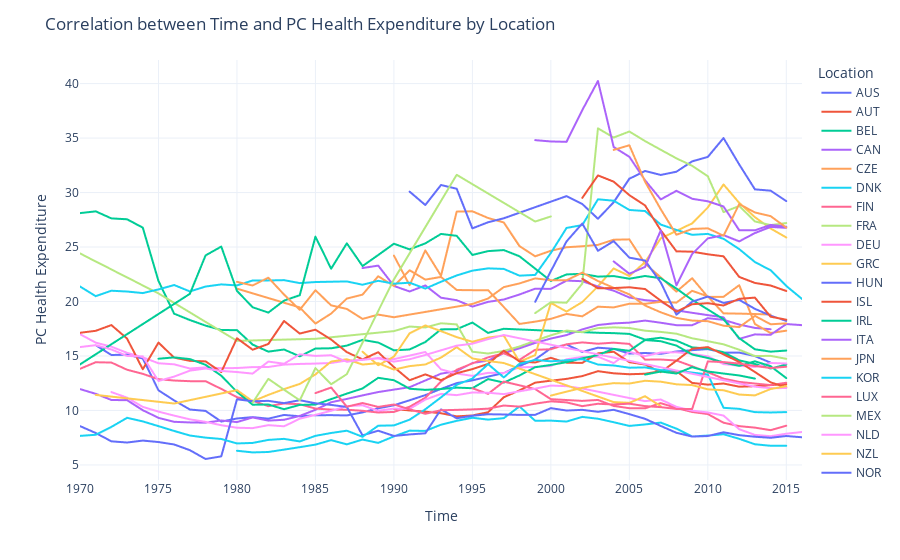

The notebook cell this image was saved under:
### Code cell
#Correlation between time and health expenditure (represented by PC_HEALTHXP) across different locations
fig = px.line(df_file, x='TIME', y='PC_HEALTHXP', color='LOCATION')
fig.update_layout(
    title='Correlation between Time and PC Health Expenditure by Location',
    xaxis_title='Time',
    yaxis_title='PC Health Expenditure',
    legend_title='Location'
)
fig.show()

### Figure 1 — Plotly figure (JSON) as saved in the notebook; plotly's stock layout.template omitted (floating-point values rounded to 4 significant figures)
{"data": [{"hovertemplate": "LOCATION=AUS<br>TIME=%{x}<br>PC_HEALTHXP=%{y}<extra></extra>", "legendgroup": "AUS", "line": {"color": "#636efa", "dash": "solid"}, "marker": {"symbol": "circle"}, "mode": "lines", "name": "AUS", "showlegend": true, "type": "scattergl", "x": [1971, 1972, 1973, 1974, 1975, 1976, 1977, 1978, 1979, 1980, 1981, 1982, 1983, 1984, 1985, 1986, 1987, 1988, 1989, 1990, 1991, 1992, 1993, 1994, 1995, 1996, 1997, 1998, 1999, 2000, 2001, 2002, 2003, 2004, 2005, 2006, 2007, 2008, 2009, 2010, 2011, 2012, 2013, 2014], "xaxis": "x", "y": [15.99, 15.09, 15.12, 14.77, 11.85, 10.92, 10.09, 9.958, 8.981, 9.263, 9.388, 9.248, 9.589, 9.465, 9.56, 9.568, 9.543, 9.823, 10.2, 10.47, 10.94, 11.41, 11.98, 12.51, 12.76, 13.11, 13.44, 14.08, 14.68, 15.7, 16.06, 15.37, 15.76, 15.66, 15.22, 15.28, 15.2, 15.41, 15.54, 15.63, 15.31, 15.31, 14.99, 14.39], "yaxis": "y"}, {"hovertemplate": "LOCATION=AUT<br>TIME=%{x}<br>PC_HEALTHXP=%{y}<extra></extra>", "legendgroup": "AUT", "line": {"color": "#EF553B", "dash": "solid"}, "marker": {"symbol": "circle"}, "mode": "lines", "name": "AUT", "showlegend": true, "type": "scattergl", "x": [1990, 1991, 1992, 1993, 1994, 1995, 1996, 1997, 1998, 1999, 2000, 2001, 2002, 2003, 2004, 2005, 2006, 2007, 2008, 2009, 2010, 2011, 2012, 2013, 2014, 2015], "xaxis": "x", "y": [10.13, 10.0, 9.889, 9.746, 9.457, 9.542, 9.839, 11.21, 11.84, 12.55, 12.73, 12.9, 13.15, 13.61, 13.41, 13.32, 13.37, 13.61, 13.61, 12.53, 12.37, 12.47, 12.18, 12.22, 12.32, 12.41], "yaxis": "y"}, {"hovertemplate": "LOCATION=BEL<br>TIME=%{x}<br>PC_HEALTHXP=%{y}<extra></extra>", "legendgroup": "BEL", "line": {"color": "#00cc96", "dash": "solid"}, "marker": {"symbol": "circle"}, "mode": "lines", "name": "BEL", "showlegend": true, "type": "scattergl", "x": [1970, 1971, 1972, 1973, 1974, 1975, 1976, 1977, 1978, 1979, 1980, 1981, 1982, 1983, 1984, 1985, 1986, 1987, 1988, 1989, 1990, 1991, 1992, 1993, 1994, 1995, 1996, 1997, 2003, 2004, 2005, 2006, 2007, 2008, 2009, 2010, 2011, 2012, 2013, 2014, 2015], "xaxis": "x", "y": [28.11, 28.27, 27.63, 27.55, 26.78, 21.89, 18.88, 18.3, 17.79, 17.39, 17.37, 16.04, 15.4, 15.59, 14.97, 15.68, 15.71, 15.95, 16.48, 16.23, 15.52, 15.6, 16.28, 17.45, 17.46, 18.07, 17.12, 17.5, 17.13, 17.1, 17.03, 16.5, 16.68, 16.41, 15.79, 15.68, 15.35, 14.6, 14.27, 13.85, 14.21], "yaxis": "y"}, {"hovertemplate": "LOCATION=CAN<br>TIME=%{x}<br>PC_HEALTHXP=%{y}<extra></extra>", "legendgroup": "CAN", "line": {"color": "#ab63fa", "dash": "solid"}, "marker": {"symbol": "circle"}, "mode": "lines", "name": "CAN", "showlegend": true, "type": "scattergl", "x": [1970, 1971, 1972, 1973, 1974, 1975, 1976, 1977, 1978, 1979, 1980, 1981, 1982, 1983, 1984, 1985, 1986, 1987, 1988, 1989, 1990, 1991, 1992, 1993, 1994, 1995, 1996, 1997, 1998, 1999, 2000, 2001, 2002, 2003, 2004, 2005, 2006, 2007, 2008, 2009, 2010, 2011, 2012, 2013, 2014], "xaxis": "x", "y": [11.96, 11.53, 10.96, 10.94, 10.03, 9.319, 8.957, 8.9, 8.882, 9.081, 8.934, 9.357, 9.071, 9.145, 9.5, 10.06, 10.76, 11.06, 11.38, 11.69, 11.91, 12.13, 12.75, 13.38, 13.61, 14.36, 14.58, 15.26, 15.7, 16.2, 16.6, 16.92, 17.44, 17.84, 17.99, 18.06, 18.25, 18.05, 17.83, 17.82, 18.47, 18.32, 17.88, 17.57, 17.45], "yaxis": "y"}, {"hovertemplate": "LOCATION=CZE<br>TIME=%{x}<br>PC_HEALTHXP=%{y}<extra></extra>", "legendgroup": "CZE", "line": {"color": "#FFA15A", "dash": "solid"}, "marker": {"symbol": "circle"}, "mode": "lines", "name": "CZE", "showlegend": true, "type": "scattergl", "x": [1990, 1991, 1992, 1993, 1994, 1995, 1996, 1997, 1998, 1999, 2000, 2001, 2002, 2003, 2004, 2005, 2006, 2007, 2008, 2009, 2010, 2011, 2012, 2013, 2014, 2015], "xaxis": "x", "y": [24.21, 21.5, 24.69, 22.36, 28.25, 28.28, 27.66, 27.25, 25.09, 24.15, 24.66, 24.98, 25.07, 25.2, 25.67, 25.7, 23.48, 22.21, 20.91, 22.14, 20.42, 20.43, 21.5, 17.93, 17.11, 17.32], "yaxis": "y"}, {"hovertemplate": "LOCATION=DNK<br>TIME=%{x}<br>PC_HEALTHXP=%{y}<extra></extra>", "legendgroup": "DNK", "line": {"color": "#19d3f3", "dash": "solid"}, "marker": {"symbol": "circle"}, "mode": "lines", "name": "DNK", "showlegend": true, "type": "scattergl", "x": [1980, 1981, 1982, 1983, 1984, 1985, 1986, 1987, 1988, 1989, 1990, 1991, 1992, 1993, 1994, 1995, 1996, 1997, 1998, 1999, 2000, 2001, 2002, 2003, 2004, 2005, 2006, 2007, 2008, 2009, 2010, 2011, 2012, 2013, 2014, 2015], "xaxis": "x", "y": [6.301, 6.149, 6.189, 6.407, 6.631, 6.864, 7.276, 6.888, 7.33, 7.023, 7.621, 8.145, 8.123, 8.692, 9.047, 9.329, 9.16, 9.295, 10.37, 9.051, 9.068, 8.983, 9.409, 9.241, 8.921, 8.58, 8.718, 8.886, 8.328, 7.613, 7.696, 7.819, 7.395, 6.896, 6.757, 6.758], "yaxis": "y"}, {"hovertemplate": "LOCATION=FIN<br>TIME=%{x}<br>PC_HEALTHXP=%{y}<extra></extra>", "legendgroup": "FIN", "line": {"color": "#FF6692", "dash": "solid"}, "marker": {"symbol": "circle"}, "mode": "lines", "name": "FIN", "showlegend": true, "type": "scattergl", "x": [1970, 1971, 1972, 1973, 1974, 1975, 1976, 1977, 1978, 1979, 1980, 1981, 1982, 1983, 1984, 1985, 1986, 1987, 1988, 1989, 1990, 1991, 1992, 1993, 1994, 1995, 1996, 1997, 1998, 1999, 2000, 2001, 2002, 2003, 2004, 2005, 2006, 2007, 2008, 2009, 2010, 2011, 2012, 2013, 2014, 2015], "xaxis": "x", "y": [13.82, 14.43, 14.4, 13.74, 13.36, 12.87, 12.75, 12.69, 12.69, 11.98, 11.22, 10.9, 10.39, 10.64, 10.57, 10.17, 10.08, 10.07, 9.968, 9.812, 9.864, 10.34, 11.17, 12.65, 13.73, 14.32, 14.88, 15.24, 14.65, 15.57, 15.62, 16.08, 16.25, 16.13, 16.22, 16.11, 14.67, 14.68, 14.59, 14.06, 13.51, 12.92, 12.62, 12.47, 12.33, 12.55], "yaxis": "y"}, {"hovertemplate": "LOCATION=FRA<br>TIME=%{x}<br>PC_HEALTHXP=%{y}<extra></extra>", "legendgroup": "FRA", "line": {"color": "#B6E880", "dash": "solid"}, "marker": {"symbol": "circle"}, "mode": "lines", "name": "FRA", "showlegend": true, "type": "scattergl", "x": [1970, 1975, 1980, 1985, 1990, 1991, 1992, 1993, 1994, 1995, 1996, 1997, 1998, 1999, 2000, 2001, 2002, 2003, 2004, 2005, 2006, 2007, 2008, 2009, 2010, 2011, 2012, 2013, 2014, 2015], "xaxis": "x", "y": [24.41, 20.74, 16.39, 16.58, 17.28, 17.7, 17.62, 18.0, 17.9, 15.39, 15.22, 15.46, 15.87, 16.39, 16.9, 17.33, 17.19, 17.56, 17.63, 17.57, 17.32, 17.21, 17.04, 16.62, 16.36, 16.07, 15.57, 14.99, 15.01, 14.74], "yaxis": "y"}, {"hovertemplate": "LOCATION=DEU<br>TIME=%{x}<br>PC_HEALTHXP=%{y}<extra></extra>", "legendgroup": "DEU", "line": {"color": "#FF97FF", "dash": "solid"}, "marker": {"symbol": "circle"}, "mode": "lines", "name": "DEU", "showlegend": true, "type": "scattergl", "x": [1970, 1971, 1972, 1973, 1974, 1975, 1976, 1977, 1978, 1979, 1980, 1981, 1982, 1983, 1984, 1985, 1986, 1987, 1988, 1989, 1990, 1992, 1993, 1994, 1995, 1996, 1997, 1998, 1999, 2000, 2001, 2002, 2003, 2004, 2005, 2006, 2007, 2008, 2009, 2010, 2011, 2012, 2013, 2014, 2015], "xaxis": "x", "y": [17.0, 16.23, 15.85, 15.29, 14.88, 14.33, 14.23, 13.85, 13.96, 13.88, 13.89, 13.98, 13.99, 14.21, 14.27, 14.3, 14.36, 14.59, 14.63, 14.82, 14.71, 15.37, 13.77, 13.39, 13.18, 13.46, 13.44, 13.96, 14.0, 14.08, 14.69, 14.92, 14.94, 14.35, 15.39, 14.98, 15.32, 15.34, 15.21, 14.97, 14.26, 14.1, 13.99, 14.36, 14.31], "yaxis": "y"}, {"hovertemplate": "LOCATION=GRC<br>TIME=%{x}<br>PC_HEALTHXP=%{y}<extra></extra>", "legendgroup": "GRC", "line": {"color": "#FECB52", "dash": "solid"}, "marker": {"symbol": "circle"}, "mode": "lines", "name": "GRC", "showlegend": true, "type": "scattergl", "x": [1988, 1989, 1990, 1991, 1992, 1993, 1994, 1995, 1996, 1997, 1998, 1999, 2000, 2001, 2002, 2003, 2004, 2005, 2006, 2007, 2009, 2010, 2011, 2012, 2013, 2014, 2015], "xaxis": "x", "y": [15.39, 14.15, 14.94, 17.08, 17.8, 17.28, 16.73, 16.3, 16.69, 16.87, 14.47, 15.08, 19.87, 19.07, 19.95, 21.39, 23.04, 22.34, 23.61, 25.8, 27.17, 28.63, 30.74, 29.05, 27.74, 26.7, 25.88], "yaxis": "y"}, {"hovertemplate": "LOCATION=HUN<br>TIME=%{x}<br>PC_HEALTHXP=%{y}<extra></extra>", "legendgroup": "HUN", "line": {"color": "#636efa", "dash": "solid"}, "marker": {"symbol": "circle"}, "mode": "lines", "name": "HUN", "showlegend": true, "type": "scattergl", "x": [1991, 1992, 1993, 1994, 1995, 1996, 1997, 2001, 2002, 2003, 2004, 2005, 2006, 2007, 2008, 2009, 2010, 2011, 2012, 2013, 2014, 2015], "xaxis": "x", "y": [30.08, 28.86, 30.69, 30.35, 26.71, 27.27, 27.64, 29.67, 28.95, 27.59, 29.11, 31.27, 31.98, 31.62, 31.91, 32.86, 33.27, 35.0, 32.58, 30.29, 30.17, 29.21], "yaxis": "y"}, {"hovertemplate": "LOCATION=ISL<br>TIME=%{x}<br>PC_HEALTHXP=%{y}<extra></extra>", "legendgroup": "ISL", "line": {"color": "#EF553B", "dash": "solid"}, "marker": {"symbol": "circle"}, "mode": "lines", "name": "ISL", "showlegend": true, "type": "scattergl", "x": [1970, 1971, 1972, 1973, 1974, 1975, 1976, 1977, 1978, 1979, 1980, 1981, 1982, 1983, 1984, 1985, 1986, 1987, 1988, 1989, 1990, 1991, 1992, 1993, 1994, 1995, 1996, 1997, 1998, 1999, 2000, 2001, 2002, 2003, 2004, 2005, 2006, 2007, 2008, 2009, 2010, 2011, 2012, 2013, 2014, 2015], "xaxis": "x", "y": [17.13, 17.31, 17.84, 16.6, 13.78, 16.23, 14.85, 14.55, 14.51, 13.52, 16.63, 15.58, 16.1, 18.21, 17.06, 17.41, 16.51, 15.35, 14.69, 15.35, 13.98, 12.78, 13.31, 12.78, 13.42, 13.79, 14.28, 15.49, 14.5, 14.4, 14.83, 14.38, 14.37, 15.24, 15.39, 14.43, 14.22, 13.51, 14.57, 15.66, 15.81, 15.15, 14.45, 13.53, 12.58, 12.13], "yaxis": "y"}, {"hovertemplate": "LOCATION=IRL<br>TIME=%{x}<br>PC_HEALTHXP=%{y}<extra></extra>", "legendgroup": "IRL", "line": {"color": "#00cc96", "dash": "solid"}, "marker": {"symbol": "circle"}, "mode": "lines", "name": "IRL", "showlegend": true, "type": "scattergl", "x": [1975, 1976, 1977, 1978, 1979, 1980, 1981, 1982, 1983, 1984, 1985, 1986, 1987, 1988, 1989, 1990, 1991, 1992, 1993, 1994, 1995, 1996, 1997, 1998, 1999, 2000, 2001, 2002, 2003, 2004, 2005, 2006, 2007, 2008, 2009, 2010, 2011, 2012, 2013, 2014, 2015], "xaxis": "x", "y": [14.75, 14.87, 14.72, 14.19, 13.19, 11.71, 10.53, 10.55, 10.12, 10.51, 10.54, 11.04, 11.55, 12.02, 12.99, 12.78, 11.99, 11.89, 11.97, 12.1, 12.04, 12.88, 12.56, 13.21, 13.97, 14.18, 14.44, 14.78, 15.09, 15.65, 15.47, 16.46, 16.36, 15.95, 15.13, 14.81, 14.41, 14.09, 14.51, 14.06, 12.97], "yaxis": "y"}, {"hovertemplate": "LOCATION=ITA<br>TIME=%{x}<br>PC_HEALTHXP=%{y}<extra></extra>", "legendgroup": "ITA", "line": {"color": "#ab63fa", "dash": "solid"}, "marker": {"symbol": "circle"}, "mode": "lines", "name": "ITA", "showlegend": true, "type": "scattergl", "x": [1988, 1989, 1990, 1991, 1992, 1993, 1994, 1995, 1996, 1997, 1998, 1999, 2000, 2001, 2002, 2003, 2004, 2005, 2006, 2007, 2008, 2009, 2010, 2011, 2012, 2013, 2014, 2015, 2016], "xaxis": "x", "y": [23.07, 23.29, 21.43, 20.92, 21.47, 20.35, 20.12, 19.53, 19.97, 20.18, 20.64, 21.18, 21.16, 21.92, 21.86, 21.38, 21.0, 20.37, 20.12, 20.0, 19.18, 18.96, 18.75, 18.54, 16.57, 16.98, 16.94, 17.93, 17.83], "yaxis": "y"}, {"hovertemplate": "LOCATION=JPN<br>TIME=%{x}<br>PC_HEALTHXP=%{y}<extra></extra>", "legendgroup": "JPN", "line": {"color": "#FFA15A", "dash": "solid"}, "marker": {"symbol": "circle"}, "mode": "lines", "name": "JPN", "showlegend": true, "type": "scattergl", "x": [1980, 1984, 1985, 1986, 1987, 1988, 1989, 1990, 1991, 1992, 1993, 1994, 1995, 1996, 1997, 1998, 1999, 2000, 2001, 2002, 2003, 2004, 2005, 2006, 2007, 2008, 2009, 2010, 2011, 2012, 2013, 2014], "xaxis": "x", "y": [21.18, 19.46, 17.97, 18.89, 20.27, 20.63, 22.32, 21.42, 22.87, 22.01, 22.25, 21.06, 21.04, 21.04, 19.5, 17.94, 18.15, 18.41, 18.86, 18.64, 19.53, 19.46, 19.79, 19.79, 19.97, 19.9, 20.98, 20.47, 18.91, 18.89, 18.85, 18.8], "yaxis": "y"}, {"hovertemplate": "LOCATION=KOR<br>TIME=%{x}<br>PC_HEALTHXP=%{y}<extra></extra>", "legendgroup": "KOR", "line": {"color": "#19d3f3", "dash": "solid"}, "marker": {"symbol": "circle"}, "mode": "lines", "name": "KOR", "showlegend": true, "type": "scattergl", "x": [1970, 1971, 1972, 1973, 1974, 1975, 1976, 1977, 1978, 1979, 1980, 1981, 1982, 1983, 1984, 1985, 1986, 1987, 1988, 1989, 1990, 1991, 1992, 1993, 1994, 1995, 1996, 1997, 1998, 1999, 2000, 2001, 2002, 2003, 2004, 2005, 2006, 2007, 2008, 2009, 2010, 2011, 2012, 2013, 2014, 2015, 2016], "xaxis": "x", "y": [21.38, 20.49, 20.99, 20.92, 20.77, 21.11, 21.51, 20.92, 21.37, 21.57, 21.48, 21.93, 21.93, 21.96, 21.69, 21.79, 21.82, 21.84, 21.54, 21.9, 21.64, 21.73, 21.19, 21.81, 22.39, 22.83, 23.04, 22.99, 22.37, 22.44, 24.45, 26.75, 27.02, 29.38, 29.25, 28.4, 28.3, 27.06, 26.57, 26.12, 26.2, 25.75, 24.81, 23.62, 22.87, 21.43, 20.23], "yaxis": "y"}, {"hovertemplate": "LOCATION=LUX<br>TIME=%{x}<br>PC_HEALTHXP=%{y}<extra></extra>", "legendgroup": "LUX", "line": {"color": "#FF6692", "dash": "solid"}, "marker": {"symbol": "circle"}, "mode": "lines", "name": "LUX", "showlegend": true, "type": "scattergl", "x": [1995, 1996, 1997, 1998, 1999, 2000, 2001, 2002, 2003, 2004, 2005, 2006, 2007, 2008, 2009, 2010, 2011, 2012, 2013, 2014, 2015], "xaxis": "x", "y": [12.04, 11.52, 12.65, 12.31, 11.96, 11.04, 10.96, 10.88, 10.96, 10.41, 10.21, 10.2, 10.67, 10.23, 9.86, 9.668, 8.877, 8.56, 8.424, 8.192, 8.601], "yaxis": "y"}, {"hovertemplate": "LOCATION=MEX<br>TIME=%{x}<br>PC_HEALTHXP=%{y}<extra></extra>", "legendgroup": "MEX", "line": {"color": "#B6E880", "dash": "solid"}, "marker": {"symbol": "circle"}, "mode": "lines", "name": "MEX", "showlegend": true, "type": "scattergl", "x": [1999, 2000, 2001, 2002, 2003, 2004, 2005, 2006, 2007, 2008, 2009, 2010, 2011, 2012, 2013, 2014, 2015], "xaxis": "x", "y": [18.93, 19.94, 19.89, 21.64, 35.89, 35.05, 35.6, 34.73, 33.93, 33.14, 32.45, 31.5, 28.2, 28.77, 27.35, 27.01, 27.2], "yaxis": "y"}, {"hovertemplate": "LOCATION=NLD<br>TIME=%{x}<br>PC_HEALTHXP=%{y}<extra></extra>", "legendgroup": "NLD", "line": {"color": "#FF97FF", "dash": "solid"}, "marker": {"symbol": "circle"}, "mode": "lines", "name": "NLD", "showlegend": true, "type": "scattergl", "x": [1972, 1973, 1974, 1975, 1976, 1977, 1978, 1979, 1980, 1981, 1982, 1983, 1984, 1985, 1986, 1987, 1988, 1989, 1990, 1991, 1992, 1993, 1994, 1995, 1996, 1997, 1998, 1999, 2000, 2001, 2002, 2005, 2006, 2007, 2008, 2009, 2010, 2011, 2012, 2013, 2014, 2015, 2016], "xaxis": "x", "y": [11.69, 11.18, 10.33, 9.894, 9.525, 9.183, 8.954, 8.645, 8.412, 8.378, 8.651, 8.547, 9.244, 9.595, 9.969, 10.4, 10.47, 9.973, 10.17, 10.14, 11.0, 11.52, 11.41, 11.65, 11.63, 11.5, 11.76, 12.0, 12.29, 12.23, 12.02, 11.14, 10.86, 11.0, 10.33, 9.983, 9.817, 9.53, 8.277, 7.757, 7.638, 7.865, 8.024], "yaxis": "y"}, {"hovertemplate": "LOCATION=NZL<br>TIME=%{x}<br>PC_HEALTHXP=%{y}<extra></extra>", "legendgroup": "NZL", "line": {"color": "#FECB52", "dash": "solid"}, "marker": {"symbol": "circle"}, "mode": "lines", "name": "NZL", "showlegend": true, "type": "scattergl", "x": [1971, 1976, 1980, 1981, 1982, 1983, 1984, 1985, 1986, 1987, 1988, 1989, 1990, 1991, 1992, 1993, 1994, 1995, 1996, 1997, 2004, 2005, 2006, 2007], "xaxis": "x", "y": [11.43, 10.64, 11.87, 10.84, 11.43, 11.96, 12.43, 13.31, 14.49, 14.7, 14.21, 14.34, 13.75, 14.07, 14.22, 14.85, 15.81, 14.78, 14.54, 14.36, 10.77, 10.7, 11.31, 10.39], "yaxis": "y"}, {"hovertemplate": "LOCATION=NOR<br>TIME=%{x}<br>PC_HEALTHXP=%{y}<extra></extra>", "legendgroup": "NOR", "line": {"color": "#636efa", "dash": "solid"}, "marker": {"symbol": "circle"}, "mode": "lines", "name": "NOR", "showlegend": true, "type": "scattergl", "x": [1970, 1971, 1972, 1973, 1974, 1975, 1976, 1977, 1978, 1979, 1980, 1981, 1982, 1983, 1984, 1985, 1986, 1987, 1988, 1989, 1990, 1991, 1992, 1993, 1994, 1995, 1996, 1997, 1998, 1999, 2000, 2001, 2002, 2003, 2004, 2005, 2006, 2007, 2008, 2009, 2010, 2011, 2012, 2013, 2014, 2015, 2016], "xaxis": "x", "y": [8.564, 7.933, 7.166, 7.057, 7.236, 7.103, 6.876, 6.355, 5.545, 5.787, 11.02, 10.85, 10.88, 10.67, 10.94, 10.66, 10.51, 10.32, 7.712, 8.141, 7.659, 7.799, 7.903, 10.1, 9.282, 9.514, 9.653, 9.633, 9.592, 9.601, 10.21, 9.993, 10.06, 9.877, 10.06, 9.662, 9.232, 8.579, 7.95, 7.606, 7.653, 7.998, 7.733, 7.589, 7.49, 7.655, 7.539], "yaxis": "y"}, {"hovertemplate": "LOCATION=POL<br>TIME=%{x}<br>PC_HEALTHXP=%{y}<extra></extra>", "legendgroup": "POL", "line": {"color": "#EF553B", "dash": "solid"}, "marker": {"symbol": "circle"}, "mode": "lines", "name": "POL", "showlegend": true, "type": "scattergl", "x": [2002, 2003, 2004, 2005, 2006, 2007, 2008, 2009, 2010, 2011, 2012, 2013, 2014, 2015], "xaxis": "x", "y": [29.51, 31.57, 31, 29.76, 28.82, 26.54, 24.61, 24.57, 24.33, 24.15, 22.25, 21.7, 21.47, 20.97], "yaxis": "y"}, {"hovertemplate": "LOCATION=PRT<br>TIME=%{x}<br>PC_HEALTHXP=%{y}<extra></extra>", "legendgroup": "PRT", "line": {"color": "#00cc96", "dash": "solid"}, "marker": {"symbol": "circle"}, "mode": "lines", "name": "PRT", "showlegend": true, "type": "scattergl", "x": [1970, 1977, 1978, 1979, 1980, 1981, 1982, 1983, 1984, 1985, 1986, 1987, 1988, 1989, 1990, 1991, 1992, 1993, 1994, 1995, 1996, 1997, 1998, 2000, 2001, 2002, 2003, 2004, 2005, 2006, 2007, 2008, 2009, 2010, 2011, 2012, 2013, 2014, 2015], "xaxis": "x", "y": [14.23, 20.71, 24.23, 25.04, 20.98, 19.47, 18.98, 20.08, 20.58, 25.95, 23.01, 25.34, 23.25, 24.27, 25.3, 24.79, 25.34, 26.2, 26.03, 24.27, 24.63, 24.72, 24.15, 21.88, 22.49, 22.54, 22.28, 22.34, 22.09, 22.34, 22.14, 21.18, 20.15, 19.27, 18.37, 16.64, 15.61, 15.4, 15.5], "yaxis": "y"}, {"hovertemplate": "LOCATION=SVK<br>TIME=%{x}<br>PC_HEALTHXP=%{y}<extra></extra>", "legendgroup": "SVK", "line": {"color": "#ab63fa", "dash": "solid"}, "marker": {"symbol": "circle"}, "mode": "lines", "name": "SVK", "showlegend": true, "type": "scattergl", "x": [1999, 2000, 2001, 2002, 2003, 2004, 2005, 2006, 2007, 2008, 2009, 2010, 2011, 2012, 2013, 2014, 2015], "xaxis": "x", "y": [34.81, 34.69, 34.66, 37.56, 40.24, 34.19, 33.28, 31.13, 29.37, 30.16, 29.43, 29.2, 28.72, 26.54, 26.54, 27.03, 26.87], "yaxis": "y"}, {"hovertemplate": "LOCATION=ESP<br>TIME=%{x}<br>PC_HEALTHXP=%{y}<extra></extra>", "legendgroup": "ESP", "line": {"color": "#FFA15A", "dash": "solid"}, "marker": {"symbol": "circle"}, "mode": "lines", "name": "ESP", "showlegend": true, "type": "scattergl", "x": [1980, 1981, 1982, 1983, 1984, 1985, 1986, 1987, 1988, 1989, 1990, 1995, 1996, 1997, 1998, 1999, 2000, 2001, 2002, 2003, 2004, 2005, 2006, 2007, 2008, 2009, 2010, 2011, 2012, 2013, 2014, 2015], "xaxis": "x", "y": [21.81, 21.47, 22.19, 20.64, 19.24, 21.03, 19.65, 19.32, 18.4, 18.8, 18.56, 19.77, 20.27, 21.32, 21.66, 22.12, 21.96, 21.95, 22.65, 21.88, 21.26, 20.65, 19.64, 19.01, 18.49, 18.25, 18.19, 17.78, 17.65, 18.68, 17.91, 18.0], "yaxis": "y"}, {"hovertemplate": "LOCATION=SWE<br>TIME=%{x}<br>PC_HEALTHXP=%{y}<extra></extra>", "legendgroup": "SWE", "line": {"color": "#19d3f3", "dash": "solid"}, "marker": {"symbol": "circle"}, "mode": "lines", "name": "SWE", "showlegend": true, "type": "scattergl", "x": [1970, 1971, 1972, 1973, 1974, 1975, 1976, 1977, 1978, 1979, 1980, 1981, 1982, 1983, 1984, 1985, 1986, 1987, 1988, 1989, 1990, 1991, 1992, 1993, 1994, 1995, 1996, 1997, 1998, 1999, 2000, 2001, 2002, 2003, 2004, 2005, 2006, 2007, 2008, 2009, 2010, 2011, 2012, 2013, 2014, 2015], "xaxis": "x", "y": [7.666, 7.768, 8.49, 9.326, 8.995, 8.56, 8.118, 7.701, 7.507, 7.381, 6.974, 7.019, 7.298, 7.393, 7.157, 7.671, 7.933, 8.143, 7.585, 8.6, 8.628, 9.154, 10.11, 11.2, 12.36, 12.93, 14.25, 13.03, 14.29, 14.63, 14.51, 14.61, 14.71, 14.21, 14.13, 13.92, 13.95, 13.7, 13.65, 13.47, 13.3, 10.24, 10.15, 9.846, 9.816, 9.851], "yaxis": "y"}, {"hovertemplate": "LOCATION=CHE<br>TIME=%{x}<br>PC_HEALTHXP=%{y}<extra></extra>", "legendgroup": "CHE", "line": {"color": "#FF6692", "dash": "solid"}, "marker": {"symbol": "circle"}, "mode": "lines", "name": "CHE", "showlegend": true, "type": "scattergl", "x": [1985, 1986, 1987, 1988, 1989, 1990, 1991, 1992, 1993, 1994, 1995, 1996, 1997, 1998, 1999, 2000, 2001, 2002, 2003, 2004, 2005, 2006, 2007, 2008, 2009, 2010, 2011, 2012, 2013, 2014, 2015], "xaxis": "x", "y": [11.59, 12.11, 10.34, 10.68, 10.33, 10.55, 10.11, 9.692, 10.02, 10.05, 10.1, 10.16, 10.45, 10.35, 10.62, 10.84, 10.74, 10.39, 10.62, 10.55, 10.62, 10.4, 10.3, 10.14, 10.13, 14.5, 14.44, 14.31, 14.08, 13.89, 14.01], "yaxis": "y"}, {"hovertemplate": "LOCATION=TUR<br>TIME=%{x}<br>PC_HEALTHXP=%{y}<extra></extra>", "legendgroup": "TUR", "line": {"color": "#B6E880", "dash": "solid"}, "marker": {"symbol": "circle"}, "mode": "lines", "name": "TUR", "showlegend": true, "type": "scattergl", "x": [1981, 1982, 1983, 1984, 1985, 1986, 1987, 1990, 1994, 1999, 2000], "xaxis": "x", "y": [10.71, 12.9, 11.9, 10.94, 13.89, 12.4, 13.33, 22.02, 31.63, 27.34, 27.81], "yaxis": "y"}, {"hovertemplate": "LOCATION=GBR<br>TIME=%{x}<br>PC_HEALTHXP=%{y}<extra></extra>", "legendgroup": "GBR", "line": {"color": "#FF97FF", "dash": "solid"}, "marker": {"symbol": "circle"}, "mode": "lines", "name": "GBR", "showlegend": true, "type": "scattergl", "x": [1970, 1971, 1972, 1973, 1974, 1975, 1976, 1977, 1978, 1979, 1980, 1981, 1982, 1983, 1984, 1985, 1986, 1987, 1988, 1989, 1990, 1991, 1992, 1993, 1994, 1995, 1996, 1997, 2013, 2014, 2015], "xaxis": "x", "y": [15.82, 15.99, 15.6, 15.01, 14.96, 12.71, 13.11, 13.65, 13.85, 13.63, 13.53, 13.38, 14.49, 14.29, 15.16, 15.01, 15.07, 14.47, 14.66, 14.78, 14.48, 14.7, 15.09, 15.52, 15.95, 16.13, 16.55, 16.93, 12.19, 12.05, 12.06], "yaxis": "y"}, {"hovertemplate": "LOCATION=USA<br>TIME=%{x}<br>PC_HEALTHXP=%{y}<extra></extra>", "legendgroup": "USA", "line": {"color": "#FECB52", "dash": "solid"}, "marker": {"symbol": "circle"}, "mode": "lines", "name": "USA", "showlegend": true, "type": "scattergl", "x": [2000, 2001, 2002, 2003, 2004, 2005, 2006, 2007, 2008, 2009, 2010, 2011, 2012, 2013, 2014, 2015], "xaxis": "x", "y": [11.37, 11.73, 12.07, 12.33, 12.51, 12.47, 12.72, 12.64, 12.4, 12.33, 11.94, 11.86, 11.46, 11.38, 11.97, 12.23], "yaxis": "y"}, {"hovertemplate": "LOCATION=EST<br>TIME=%{x}<br>PC_HEALTHXP=%{y}<extra></extra>", "legendgroup": "EST", "line": {"color": "#636efa", "dash": "solid"}, "marker": {"symbol": "circle"}, "mode": "lines", "name": "EST", "showlegend": true, "type": "scattergl", "x": [1999, 2000, 2001, 2002, 2003, 2004, 2005, 2006, 2007, 2008, 2009, 2010, 2011, 2012, 2013, 2014, 2015], "xaxis": "x", "y": [19.97, 22.79, 25.52, 27.16, 24.65, 25.54, 24.03, 23.76, 21.75, 18.79, 19.98, 20.46, 19.87, 20.15, 19.33, 18.7, 18.22], "yaxis": "y"}, {"hovertemplate": "LOCATION=SVN<br>TIME=%{x}<br>PC_HEALTHXP=%{y}<extra></extra>", "legendgroup": "SVN", "line": {"color": "#EF553B", "dash": "solid"}, "marker": {"symbol": "circle"}, "mode": "lines", "name": "SVN", "showlegend": true, "type": "scattergl", "x": [2002, 2003, 2004, 2005, 2006, 2007, 2008, 2009, 2010, 2011, 2012, 2013, 2014, 2015], "xaxis": "x", "y": [22.09, 21.21, 21.23, 21.3, 21.15, 20.08, 19.07, 19.75, 19.85, 19.63, 20.25, 20.36, 18.61, 18.33], "yaxis": "y"}, {"hovertemplate": "LOCATION=ISR<br>TIME=%{x}<br>PC_HEALTHXP=%{y}<extra></extra>", "legendgroup": "ISR", "line": {"color": "#00cc96", "dash": "solid"}, "marker": {"symbol": "circle"}, "mode": "lines", "name": "ISR", "showlegend": true, "type": "scattergl", "x": [2006, 2007, 2008, 2009, 2010, 2011, 2012, 2013], "xaxis": "x", "y": [13.29, 13.57, 13.39, 13.97, 13.58, 13.39, 13.21, 12.92], "yaxis": "y"}, {"hovertemplate": "LOCATION=LVA<br>TIME=%{x}<br>PC_HEALTHXP=%{y}<extra></extra>", "legendgroup": "LVA", "line": {"color": "#ab63fa", "dash": "solid"}, "marker": {"symbol": "circle"}, "mode": "lines", "name": "LVA", "showlegend": true, "type": "scattergl", "x": [2004, 2005, 2006, 2007, 2008, 2009, 2010, 2011, 2012, 2013, 2014, 2015], "xaxis": "x", "y": [23.68, 22.55, 23.18, 26.52, 21.48, 24.35, 25.79, 26.09, 25.52, 26.28, 26.84, 26.76], "yaxis": "y"}, {"hovertemplate": "LOCATION=LTU<br>TIME=%{x}<br>PC_HEALTHXP=%{y}<extra></extra>", "legendgroup": "LTU", "line": {"color": "#FFA15A", "dash": "solid"}, "marker": {"symbol": "circle"}, "mode": "lines", "name": "LTU", "showlegend": true, "type": "scattergl", "x": [2004, 2005, 2006, 2007, 2008, 2009, 2010, 2011, 2012, 2013, 2014, 2015], "xaxis": "x", "y": [33.91, 34.34, 30.99, 28.47, 26.13, 26.66, 26.72, 26.04, 28.94, 28.17, 27.84, 26.78], "yaxis": "y"}, {"hovertemplate": "LOCATION=RUS<br>TIME=%{x}<br>PC_HEALTHXP=%{y}<extra></extra>", "legendgroup": "RUS", "line": {"color": "#19d3f3", "dash": "solid"}, "marker": {"symbol": "circle"}, "mode": "lines", "name": "RUS", "showlegend": true, "type": "scattergl", "x": [2015], "xaxis": "x", "y": [22.94], "yaxis": "y"}], "layout": {"legend": {"title": {"text": "Location"}, "tracegroupgap": 0}, "margin": {"t": 60}, "title": {"text": "Correlation between Time and PC Health Expenditure by Location"}, "xaxis": {"anchor": "y", "domain": [0, 1], "title": {"text": "Time"}}, "yaxis": {"anchor": "x", "domain": [0, 1], "title": {"text": "PC Health Expenditure"}}}}
